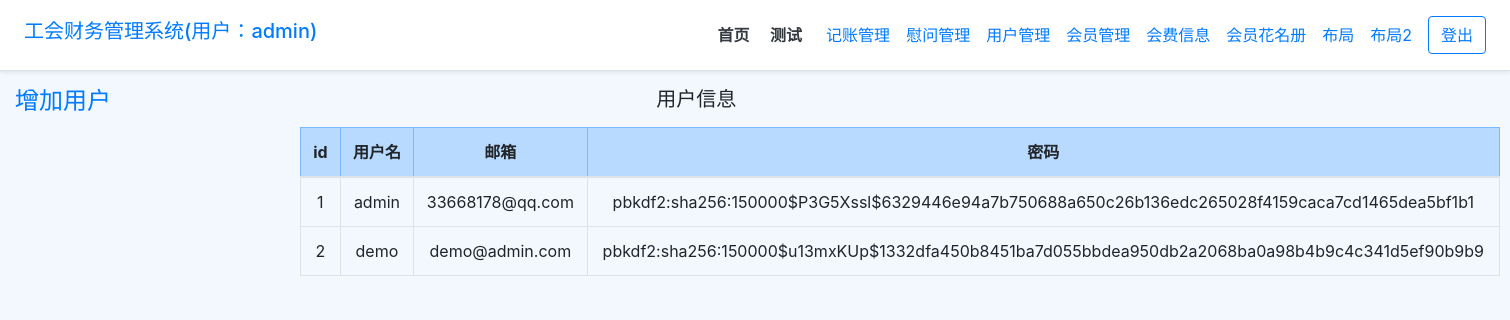
/manageruser (signed in), run on the app's committed database.
### gonghui/models/user.py (models this page shows, shortened)
class User(UserMixin,db.Model):
    id = db.Column(db.Integer,primary_key=True)
    username = db.Column(db.String(64),unique=True,index=True)
    email = db.Column(db.String(64),unique=True,index=True)
    password_hash = db.Column(db.String(128))

### gonghui/route.py (the view)
@login_required
def manageruser():
    users = User.query.all()
    return render_template('manageruser.html', title="用户管理", users=users)

### gonghui/models/user.py (called while the page is built)
@login_manager.user_loader
def load_user(id):
    return User.query.get(int(id))

### gonghui/templates/manageruser.html
{% extends "base.html" %}
{% block content %}
<div class="container" style="float:left;">
    <div class="row">
        <div class="col-3">
        <a href="{{ url_for('register') }}"><h4>增加用户</h4></a>
    </div>
    <div class="col-9">
        <div class="form-group row">
            <h5 class="row col-md-2 text-center" style="margin: 0px auto;">用户信息</h5>
        </div>
            <table class="table table-bordered border-primary" style="width:1200px;margin:0px auto;text-align:center;">
                <thead class="table-primary">
                    <tr align="center">
                      <th scope="col">id</th>
                      <th scope="col">用户名</th>
                      <th scope="col">邮箱</th>
                      <th scope="col">密码</th>
                    </tr>
                </thead>
                <tbody>
                    {% for a in users %}
                    <tr align="center">
                      <td scope="row">{{ a.id }}</td>
                      <td scope="row">{{ a.username }}</td>
                      <td scope="row">{{ a.email }}</td>
                      <td scope="row">{{ a.password_hash }}</td>
                    </tr>
                    {% endfor %}
                </tbody>
            </table>
        </div>
    </div>
</div>
{% endblock %}

### gonghui/templates/base.html (shortened to what this page needs)
<!DOCTYPE html>
<html lang="en">
<head>
    <link rel="stylesheet" href="https://cdn.jsdelivr.net/npm/bootstrap@4.5.3/dist/css/bootstrap.min.css"
>
</head>
<body style="background-color: #f3f8ff;">
    <div
        class="sticky-top d-flex flex-column flex-md-row align-items-center p-3 px-md-4 mb-3 bg-white border-bottom shadow-sm">
        {% if current_user.username %}
        <a class="my-0 mr-md-auto font-weight-normal" href="{{ url_for('index') }}">
            <h5>工会财务管理系统(用户：{{ current_user.username }})</h5>
        </a>
        {% else %}
        <a class="my-0 mr-md-auto font-weight-normal" href="{{ url_for('index') }}">
            <h5>工会财务管理系统(未登录)</h5>
        </a>
        {% endif %}
        <nav class="my-2 my-md-0 mr-md-3">
            <a class="p-2 text-dark" href="{{ url_for('index') }}"><strong>首页</strong></a>
            <a class="p-2 text-dark" href="{{ url_for('test') }}"><strong>测试</strong></a>
        </nav>
        {%if current_user.is_authenticated %}
        <a class="my-2 my-md-0 mr-md-3" href="{{ url_for('account_query') }}">记账管理</a>
        <a class="my-2 my-md-0 mr-md-3" href="{{ url_for('condolence') }}">慰问管理</a>
        {% if current_user.username == "admin" %}
        <a class="my-2 my-md-0 mr-md-3" href="{{ url_for('manageruser') }}">用户管理</a>
        <a class="my-2 my-md-0 mr-md-3" href="{{ url_for('member_manager') }}">会员管理</a>
        <a class="my-2 my-md-0 mr-md-3" href="{{ url_for('membership_list') }}">会费信息</a>
        <a class="my-2 my-md-0 mr-md-3" href="{{ url_for('membership_roster') }}">会员花名册</a>
        <a class="my-2 my-md-0 mr-md-3" href="{{ url_for('buju') }}">布局</a>
        <a class="my-2 my-md-0 mr-md-3" href="{{ url_for('accounts') }}">布局2</a>
        {% endif %}
        {% endif %}
        {% if current_user.is_anonymous %}
        <a class="btn btn-outline-primary" href="{{ url_for('login') }}">登录</a>
        {% else %}
        <a class="btn btn-outline-primary" href="{{ url_for('logout') }}">登出</a>
        {% endif %}
    </div>
    {% block content %} {% endblock %}
</body>

### data on the page
User: username "admin", id "1", email "33668178@qq.com", password_hash "pbkdf2:sha256:150000$P3G5Xssl$6329446e94a7b750688a650c26b136edc265028f4159caca7cd1465dea5bf1b1"
User: id "2", username "demo", email "demo@admin.com", password_hash "pbkdf2:sha256:150000$u13mxKUp$1332dfa450b8451ba7d055bbdea950db2a2068ba0a98b4b9c4c341d5ef90b9b9"
